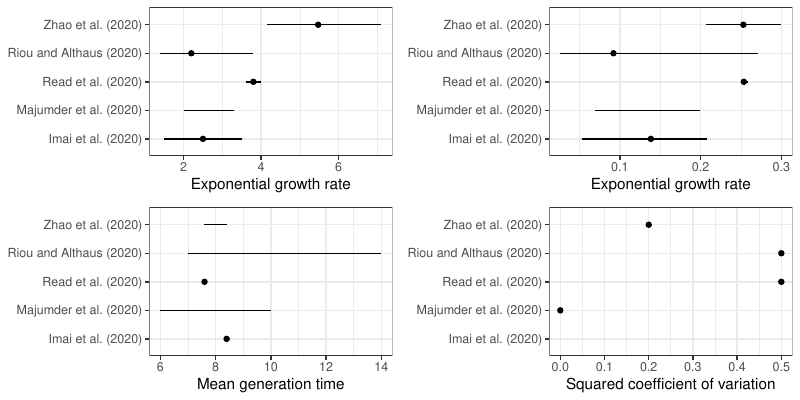

R code for this plot:
library(ggplot2); theme_set(theme_bw())
library(gridExtra)
source("../data/estimate.R")

g0 <- ggplot(Rdata) +
  geom_point(aes(est, study)) +
  geom_segment(aes(lwr, study, xend=upr, yend=study)) +
  scale_x_continuous("Exponential growth rate") +
  theme(
    axis.title.y = element_blank()
  )


g1 <- ggplot(rdata) +
  geom_point(aes(est, study)) +
  geom_segment(aes(lwr, study, xend=upr, yend=study)) +
  scale_x_continuous("Exponential growth rate") +
  theme(
    axis.title.y = element_blank()
  )

g2 <- ggplot(gdata) +
  geom_point(aes(est, study)) +
  geom_segment(aes(lwr, study, xend=upr, yend=study)) +
  scale_x_continuous("Mean generation time") +
  theme(
    axis.title.y = element_blank()
  )

g3 <- ggplot(kappadata) +
  geom_point(aes(est, study)) +
  # geom_segment(aes(lwr, study, xend=upr, yend=study)) +
  scale_x_continuous("Squared coefficient of variation") +
  theme(
    axis.title.y = element_blank()
  )

gtot <- arrangeGrob(g0, g1, g2, g3, nrow=2)

ggsave("comparison.pdf", gtot, width=8, height=4)
